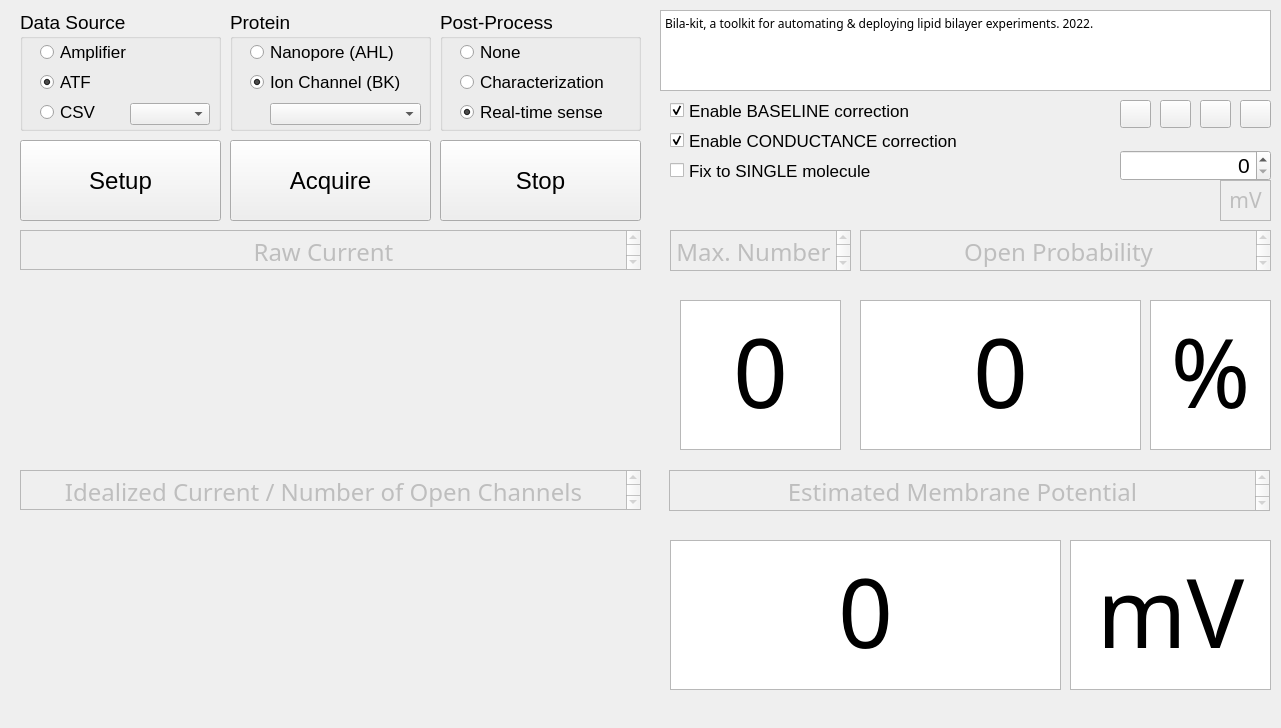
<?xml version="1.0" encoding="UTF-8"?>
<ui version="4.0">
 <class>MyMainClass</class>
 <widget class="QWidget" name="MyMainClass">
  <property name="geometry">
   <rect>
    <x>0</x>
    <y>0</y>
    <width>1281</width>
    <height>728</height>
   </rect>
  </property>
  <property name="windowTitle">
   <string>MyMain</string>
  </property>
  <widget class="QCustomPlot" name="customPlot" native="true">
   <property name="geometry">
    <rect>
     <x>20</x>
     <y>280</y>
     <width>621</width>
     <height>181</height>
    </rect>
   </property>
  </widget>
  <widget class="QCustomPlot" name="customPlot_2" native="true">
   <property name="geometry">
    <rect>
     <x>20</x>
     <y>520</y>
     <width>621</width>
     <height>181</height>
    </rect>
   </property>
  </widget>
  <widget class="QTextBrowser" name="textBrowser">
   <property name="enabled">
    <bool>false</bool>
   </property>
   <property name="geometry">
    <rect>
     <x>860</x>
     <y>230</y>
     <width>411</width>
     <height>41</height>
    </rect>
   </property>
   <property name="font">
    <font>
     <family>HGPｺﾞｼｯｸM</family>
     <pointsize>18</pointsize>
    </font>
   </property>
   <property name="html">
    <string>&lt;!DOCTYPE HTML PUBLIC &quot;-//W3C//DTD HTML 4.0//EN&quot; &quot;http://www.w3.org/TR/REC-html40/strict.dtd&quot;&gt;
&lt;html&gt;&lt;head&gt;&lt;meta name=&quot;qrichtext&quot; content=&quot;1&quot; /&gt;&lt;style type=&quot;text/css&quot;&gt;
p, li { white-space: pre-wrap; }
&lt;/style&gt;&lt;/head&gt;&lt;body style=&quot; font-family:'HGPｺﾞｼｯｸM'; font-size:18pt; font-weight:400; font-style:normal;&quot;&gt;
&lt;p align=&quot;center&quot; style=&quot; margin-top:0px; margin-bottom:0px; margin-left:0px; margin-right:0px; -qt-block-indent:0; text-indent:0px;&quot;&gt;Open Probability&lt;/p&gt;&lt;/body&gt;&lt;/html&gt;</string>
   </property>
  </widget>
  <widget class="QTextBrowser" name="textBrowser_2">
   <property name="geometry">
    <rect>
     <x>860</x>
     <y>300</y>
     <width>281</width>
     <height>150</height>
    </rect>
   </property>
   <property name="font">
    <font>
     <family>HGPｺﾞｼｯｸM</family>
     <pointsize>72</pointsize>
    </font>
   </property>
   <property name="html">
    <string>&lt;!DOCTYPE HTML PUBLIC &quot;-//W3C//DTD HTML 4.0//EN&quot; &quot;http://www.w3.org/TR/REC-html40/strict.dtd&quot;&gt;
&lt;html&gt;&lt;head&gt;&lt;meta name=&quot;qrichtext&quot; content=&quot;1&quot; /&gt;&lt;style type=&quot;text/css&quot;&gt;
p, li { white-space: pre-wrap; }
&lt;/style&gt;&lt;/head&gt;&lt;body style=&quot; font-family:'HGPｺﾞｼｯｸM'; font-size:72pt; font-weight:400; font-style:normal;&quot;&gt;
&lt;p align=&quot;center&quot; style=&quot; margin-top:0px; margin-bottom:0px; margin-left:0px; margin-right:0px; -qt-block-indent:0; text-indent:0px;&quot;&gt;0&lt;/p&gt;&lt;/body&gt;&lt;/html&gt;</string>
   </property>
  </widget>
  <widget class="QTextBrowser" name="textBrowser_3">
   <property name="geometry">
    <rect>
     <x>1150</x>
     <y>300</y>
     <width>121</width>
     <height>150</height>
    </rect>
   </property>
   <property name="font">
    <font>
     <family>HGPｺﾞｼｯｸM</family>
     <pointsize>72</pointsize>
    </font>
   </property>
   <property name="html">
    <string>&lt;!DOCTYPE HTML PUBLIC &quot;-//W3C//DTD HTML 4.0//EN&quot; &quot;http://www.w3.org/TR/REC-html40/strict.dtd&quot;&gt;
&lt;html&gt;&lt;head&gt;&lt;meta name=&quot;qrichtext&quot; content=&quot;1&quot; /&gt;&lt;style type=&quot;text/css&quot;&gt;
p, li { white-space: pre-wrap; }
&lt;/style&gt;&lt;/head&gt;&lt;body style=&quot; font-family:'HGPｺﾞｼｯｸM'; font-size:72pt; font-weight:400; font-style:normal;&quot;&gt;
&lt;p align=&quot;center&quot; style=&quot; margin-top:0px; margin-bottom:0px; margin-left:0px; margin-right:0px; -qt-block-indent:0; text-indent:0px;&quot;&gt;%&lt;/p&gt;&lt;/body&gt;&lt;/html&gt;</string>
   </property>
  </widget>
  <widget class="QTextBrowser" name="textBrowser_4">
   <property name="enabled">
    <bool>false</bool>
   </property>
   <property name="geometry">
    <rect>
     <x>669</x>
     <y>470</y>
     <width>601</width>
     <height>41</height>
    </rect>
   </property>
   <property name="font">
    <font>
     <family>HGPｺﾞｼｯｸM</family>
     <pointsize>18</pointsize>
    </font>
   </property>
   <property name="html">
    <string>&lt;!DOCTYPE HTML PUBLIC &quot;-//W3C//DTD HTML 4.0//EN&quot; &quot;http://www.w3.org/TR/REC-html40/strict.dtd&quot;&gt;
&lt;html&gt;&lt;head&gt;&lt;meta name=&quot;qrichtext&quot; content=&quot;1&quot; /&gt;&lt;style type=&quot;text/css&quot;&gt;
p, li { white-space: pre-wrap; }
&lt;/style&gt;&lt;/head&gt;&lt;body style=&quot; font-family:'HGPｺﾞｼｯｸM'; font-size:18pt; font-weight:400; font-style:normal;&quot;&gt;
&lt;p align=&quot;center&quot; style=&quot; margin-top:0px; margin-bottom:0px; margin-left:0px; margin-right:0px; -qt-block-indent:0; text-indent:0px;&quot;&gt;Estimated Membrane Potential&lt;/p&gt;&lt;/body&gt;&lt;/html&gt;</string>
   </property>
  </widget>
  <widget class="QTextBrowser" name="textBrowser_5">
   <property name="geometry">
    <rect>
     <x>670</x>
     <y>540</y>
     <width>391</width>
     <height>150</height>
    </rect>
   </property>
   <property name="font">
    <font>
     <family>HGPｺﾞｼｯｸM</family>
     <pointsize>72</pointsize>
    </font>
   </property>
   <property name="html">
    <string>&lt;!DOCTYPE HTML PUBLIC &quot;-//W3C//DTD HTML 4.0//EN&quot; &quot;http://www.w3.org/TR/REC-html40/strict.dtd&quot;&gt;
&lt;html&gt;&lt;head&gt;&lt;meta name=&quot;qrichtext&quot; content=&quot;1&quot; /&gt;&lt;style type=&quot;text/css&quot;&gt;
p, li { white-space: pre-wrap; }
&lt;/style&gt;&lt;/head&gt;&lt;body style=&quot; font-family:'HGPｺﾞｼｯｸM'; font-size:72pt; font-weight:400; font-style:normal;&quot;&gt;
&lt;p align=&quot;center&quot; style=&quot; margin-top:0px; margin-bottom:0px; margin-left:0px; margin-right:0px; -qt-block-indent:0; text-indent:0px;&quot;&gt;0&lt;/p&gt;&lt;/body&gt;&lt;/html&gt;</string>
   </property>
  </widget>
  <widget class="QTextBrowser" name="textBrowser_6">
   <property name="enabled">
    <bool>true</bool>
   </property>
   <property name="geometry">
    <rect>
     <x>1070</x>
     <y>540</y>
     <width>201</width>
     <height>150</height>
    </rect>
   </property>
   <property name="font">
    <font>
     <family>HGPｺﾞｼｯｸM</family>
     <pointsize>72</pointsize>
    </font>
   </property>
   <property name="html">
    <string>&lt;!DOCTYPE HTML PUBLIC &quot;-//W3C//DTD HTML 4.0//EN&quot; &quot;http://www.w3.org/TR/REC-html40/strict.dtd&quot;&gt;
&lt;html&gt;&lt;head&gt;&lt;meta name=&quot;qrichtext&quot; content=&quot;1&quot; /&gt;&lt;style type=&quot;text/css&quot;&gt;
p, li { white-space: pre-wrap; }
&lt;/style&gt;&lt;/head&gt;&lt;body style=&quot; font-family:'HGPｺﾞｼｯｸM'; font-size:72pt; font-weight:400; font-style:normal;&quot;&gt;
&lt;p align=&quot;center&quot; style=&quot; margin-top:0px; margin-bottom:0px; margin-left:0px; margin-right:0px; -qt-block-indent:0; text-indent:0px;&quot;&gt;mV&lt;/p&gt;&lt;/body&gt;&lt;/html&gt;</string>
   </property>
  </widget>
  <widget class="QTextBrowser" name="textBrowser_7">
   <property name="enabled">
    <bool>false</bool>
   </property>
   <property name="geometry">
    <rect>
     <x>20</x>
     <y>230</y>
     <width>621</width>
     <height>40</height>
    </rect>
   </property>
   <property name="font">
    <font>
     <family>HGPｺﾞｼｯｸM</family>
     <pointsize>18</pointsize>
    </font>
   </property>
   <property name="html">
    <string>&lt;!DOCTYPE HTML PUBLIC &quot;-//W3C//DTD HTML 4.0//EN&quot; &quot;http://www.w3.org/TR/REC-html40/strict.dtd&quot;&gt;
&lt;html&gt;&lt;head&gt;&lt;meta name=&quot;qrichtext&quot; content=&quot;1&quot; /&gt;&lt;style type=&quot;text/css&quot;&gt;
p, li { white-space: pre-wrap; }
&lt;/style&gt;&lt;/head&gt;&lt;body style=&quot; font-family:'HGPｺﾞｼｯｸM'; font-size:18pt; font-weight:400; font-style:normal;&quot;&gt;
&lt;p align=&quot;center&quot; style=&quot; margin-top:0px; margin-bottom:0px; margin-left:0px; margin-right:0px; -qt-block-indent:0; text-indent:0px;&quot;&gt;Raw Current&lt;/p&gt;&lt;/body&gt;&lt;/html&gt;</string>
   </property>
  </widget>
  <widget class="QTextBrowser" name="textBrowser_8">
   <property name="enabled">
    <bool>false</bool>
   </property>
   <property name="geometry">
    <rect>
     <x>20</x>
     <y>470</y>
     <width>621</width>
     <height>40</height>
    </rect>
   </property>
   <property name="font">
    <font>
     <family>HGPｺﾞｼｯｸM</family>
     <pointsize>18</pointsize>
    </font>
   </property>
   <property name="html">
    <string>&lt;!DOCTYPE HTML PUBLIC &quot;-//W3C//DTD HTML 4.0//EN&quot; &quot;http://www.w3.org/TR/REC-html40/strict.dtd&quot;&gt;
&lt;html&gt;&lt;head&gt;&lt;meta name=&quot;qrichtext&quot; content=&quot;1&quot; /&gt;&lt;style type=&quot;text/css&quot;&gt;
p, li { white-space: pre-wrap; }
&lt;/style&gt;&lt;/head&gt;&lt;body style=&quot; font-family:'HGPｺﾞｼｯｸM'; font-size:18pt; font-weight:400; font-style:normal;&quot;&gt;
&lt;p align=&quot;center&quot; style=&quot; margin-top:0px; margin-bottom:0px; margin-left:0px; margin-right:0px; -qt-block-indent:0; text-indent:0px;&quot;&gt;Idealized Current / Number of Open Channels&lt;/p&gt;&lt;/body&gt;&lt;/html&gt;</string>
   </property>
  </widget>
  <widget class="QPushButton" name="pushButton">
   <property name="geometry">
    <rect>
     <x>20</x>
     <y>140</y>
     <width>201</width>
     <height>81</height>
    </rect>
   </property>
   <property name="font">
    <font>
     <pointsize>18</pointsize>
    </font>
   </property>
   <property name="text">
    <string>Setup</string>
   </property>
  </widget>
  <widget class="QPushButton" name="pushButton_2">
   <property name="geometry">
    <rect>
     <x>230</x>
     <y>140</y>
     <width>201</width>
     <height>81</height>
    </rect>
   </property>
   <property name="font">
    <font>
     <pointsize>18</pointsize>
    </font>
   </property>
   <property name="text">
    <string>Acquire</string>
   </property>
  </widget>
  <widget class="QPushButton" name="pushButton_3">
   <property name="geometry">
    <rect>
     <x>440</x>
     <y>140</y>
     <width>201</width>
     <height>81</height>
    </rect>
   </property>
   <property name="font">
    <font>
     <pointsize>18</pointsize>
    </font>
   </property>
   <property name="text">
    <string>Stop</string>
   </property>
  </widget>
  <widget class="QTextBrowser" name="textBrowser_9">
   <property name="geometry">
    <rect>
     <x>660</x>
     <y>10</y>
     <width>611</width>
     <height>81</height>
    </rect>
   </property>
   <property name="font">
    <font>
     <family>HGPｺﾞｼｯｸM</family>
     <pointsize>9</pointsize>
    </font>
   </property>
   <property name="html">
    <string>&lt;!DOCTYPE HTML PUBLIC &quot;-//W3C//DTD HTML 4.0//EN&quot; &quot;http://www.w3.org/TR/REC-html40/strict.dtd&quot;&gt;
&lt;html&gt;&lt;head&gt;&lt;meta name=&quot;qrichtext&quot; content=&quot;1&quot; /&gt;&lt;style type=&quot;text/css&quot;&gt;
p, li { white-space: pre-wrap; }
&lt;/style&gt;&lt;/head&gt;&lt;body style=&quot; font-family:'HGPｺﾞｼｯｸM'; font-size:9pt; font-weight:400; font-style:normal;&quot;&gt;
&lt;p style=&quot; margin-top:0px; margin-bottom:0px; margin-left:0px; margin-right:0px; -qt-block-indent:0; text-indent:0px;&quot;&gt;Bila-kit, a toolkit for automating &amp;amp; deploying lipid bilayer experiments. 2022.&lt;/p&gt;&lt;/body&gt;&lt;/html&gt;</string>
   </property>
  </widget>
  <widget class="QTextBrowser" name="textBrowser_10">
   <property name="enabled">
    <bool>false</bool>
   </property>
   <property name="geometry">
    <rect>
     <x>670</x>
     <y>230</y>
     <width>181</width>
     <height>41</height>
    </rect>
   </property>
   <property name="font">
    <font>
     <family>HGPｺﾞｼｯｸM</family>
     <pointsize>18</pointsize>
    </font>
   </property>
   <property name="html">
    <string>&lt;!DOCTYPE HTML PUBLIC &quot;-//W3C//DTD HTML 4.0//EN&quot; &quot;http://www.w3.org/TR/REC-html40/strict.dtd&quot;&gt;
&lt;html&gt;&lt;head&gt;&lt;meta name=&quot;qrichtext&quot; content=&quot;1&quot; /&gt;&lt;style type=&quot;text/css&quot;&gt;
p, li { white-space: pre-wrap; }
&lt;/style&gt;&lt;/head&gt;&lt;body style=&quot; font-family:'HGPｺﾞｼｯｸM'; font-size:18pt; font-weight:400; font-style:normal;&quot;&gt;
&lt;p align=&quot;center&quot; style=&quot; margin-top:0px; margin-bottom:0px; margin-left:0px; margin-right:0px; -qt-block-indent:0; text-indent:0px;&quot;&gt;Max. Number&lt;/p&gt;&lt;/body&gt;&lt;/html&gt;</string>
   </property>
  </widget>
  <widget class="QTextBrowser" name="textBrowser_12">
   <property name="geometry">
    <rect>
     <x>680</x>
     <y>300</y>
     <width>161</width>
     <height>150</height>
    </rect>
   </property>
   <property name="font">
    <font>
     <family>HGPｺﾞｼｯｸM</family>
     <pointsize>72</pointsize>
    </font>
   </property>
   <property name="html">
    <string>&lt;!DOCTYPE HTML PUBLIC &quot;-//W3C//DTD HTML 4.0//EN&quot; &quot;http://www.w3.org/TR/REC-html40/strict.dtd&quot;&gt;
&lt;html&gt;&lt;head&gt;&lt;meta name=&quot;qrichtext&quot; content=&quot;1&quot; /&gt;&lt;style type=&quot;text/css&quot;&gt;
p, li { white-space: pre-wrap; }
&lt;/style&gt;&lt;/head&gt;&lt;body style=&quot; font-family:'HGPｺﾞｼｯｸM'; font-size:72pt; font-weight:400; font-style:normal;&quot;&gt;
&lt;p align=&quot;center&quot; style=&quot; margin-top:0px; margin-bottom:0px; margin-left:0px; margin-right:0px; -qt-block-indent:0; text-indent:0px;&quot;&gt;0&lt;/p&gt;&lt;/body&gt;&lt;/html&gt;</string>
   </property>
  </widget>
  <widget class="QGroupBox" name="groupBox">
   <property name="geometry">
    <rect>
     <x>20</x>
     <y>10</y>
     <width>201</width>
     <height>121</height>
    </rect>
   </property>
   <property name="font">
    <font>
     <pointsize>14</pointsize>
    </font>
   </property>
   <property name="title">
    <string>Data Source</string>
   </property>
   <widget class="QRadioButton" name="radioButton">
    <property name="geometry">
     <rect>
      <x>20</x>
      <y>30</y>
      <width>131</width>
      <height>24</height>
     </rect>
    </property>
    <property name="font">
     <font>
      <pointsize>13</pointsize>
     </font>
    </property>
    <property name="text">
     <string>Amplifier</string>
    </property>
   </widget>
   <widget class="QRadioButton" name="radioButton_2">
    <property name="geometry">
     <rect>
      <x>20</x>
      <y>60</y>
      <width>131</width>
      <height>24</height>
     </rect>
    </property>
    <property name="font">
     <font>
      <pointsize>13</pointsize>
     </font>
    </property>
    <property name="text">
     <string>ATF</string>
    </property>
    <property name="checked">
     <bool>true</bool>
    </property>
   </widget>
   <widget class="QRadioButton" name="radioButton_3">
    <property name="geometry">
     <rect>
      <x>20</x>
      <y>90</y>
      <width>131</width>
      <height>24</height>
     </rect>
    </property>
    <property name="font">
     <font>
      <pointsize>13</pointsize>
     </font>
    </property>
    <property name="text">
     <string>CSV</string>
    </property>
   </widget>
   <widget class="QComboBox" name="comboBox">
    <property name="geometry">
     <rect>
      <x>110</x>
      <y>93</y>
      <width>80</width>
      <height>22</height>
     </rect>
    </property>
   </widget>
  </widget>
  <widget class="QGroupBox" name="groupBox_2">
   <property name="geometry">
    <rect>
     <x>230</x>
     <y>10</y>
     <width>201</width>
     <height>121</height>
    </rect>
   </property>
   <property name="font">
    <font>
     <pointsize>14</pointsize>
    </font>
   </property>
   <property name="title">
    <string>Protein</string>
   </property>
   <widget class="QRadioButton" name="radioButton_4">
    <property name="geometry">
     <rect>
      <x>20</x>
      <y>30</y>
      <width>181</width>
      <height>24</height>
     </rect>
    </property>
    <property name="font">
     <font>
      <pointsize>13</pointsize>
     </font>
    </property>
    <property name="text">
     <string>Nanopore (AHL)</string>
    </property>
   </widget>
   <widget class="QRadioButton" name="radioButton_5">
    <property name="geometry">
     <rect>
      <x>20</x>
      <y>60</y>
      <width>181</width>
      <height>24</height>
     </rect>
    </property>
    <property name="font">
     <font>
      <pointsize>13</pointsize>
     </font>
    </property>
    <property name="text">
     <string>Ion Channel (BK)</string>
    </property>
    <property name="checked">
     <bool>true</bool>
    </property>
   </widget>
   <widget class="QComboBox" name="comboBox_2">
    <property name="geometry">
     <rect>
      <x>40</x>
      <y>93</y>
      <width>151</width>
      <height>22</height>
     </rect>
    </property>
   </widget>
  </widget>
  <widget class="QCheckBox" name="checkBox">
   <property name="geometry">
    <rect>
     <x>670</x>
     <y>100</y>
     <width>311</width>
     <height>21</height>
    </rect>
   </property>
   <property name="font">
    <font>
     <pointsize>13</pointsize>
    </font>
   </property>
   <property name="text">
    <string>Enable BASELINE correction</string>
   </property>
   <property name="checked">
    <bool>true</bool>
   </property>
  </widget>
  <widget class="QPushButton" name="pushButton_4">
   <property name="geometry">
    <rect>
     <x>1120</x>
     <y>100</y>
     <width>31</width>
     <height>28</height>
    </rect>
   </property>
   <property name="font">
    <font>
     <pointsize>13</pointsize>
    </font>
   </property>
   <property name="text">
    <string/>
   </property>
  </widget>
  <widget class="QPushButton" name="pushButton_5">
   <property name="geometry">
    <rect>
     <x>1160</x>
     <y>100</y>
     <width>31</width>
     <height>28</height>
    </rect>
   </property>
   <property name="font">
    <font>
     <pointsize>13</pointsize>
    </font>
   </property>
   <property name="text">
    <string/>
   </property>
  </widget>
  <widget class="QPushButton" name="pushButton_6">
   <property name="geometry">
    <rect>
     <x>1200</x>
     <y>100</y>
     <width>31</width>
     <height>28</height>
    </rect>
   </property>
   <property name="font">
    <font>
     <pointsize>13</pointsize>
    </font>
   </property>
   <property name="text">
    <string/>
   </property>
  </widget>
  <widget class="QCheckBox" name="checkBox_2">
   <property name="geometry">
    <rect>
     <x>670</x>
     <y>130</y>
     <width>351</width>
     <height>21</height>
    </rect>
   </property>
   <property name="font">
    <font>
     <pointsize>13</pointsize>
    </font>
   </property>
   <property name="text">
    <string>Enable CONDUCTANCE correction</string>
   </property>
   <property name="checked">
    <bool>true</bool>
   </property>
  </widget>
  <widget class="QGroupBox" name="groupBox_3">
   <property name="geometry">
    <rect>
     <x>440</x>
     <y>10</y>
     <width>201</width>
     <height>121</height>
    </rect>
   </property>
   <property name="font">
    <font>
     <pointsize>14</pointsize>
    </font>
   </property>
   <property name="title">
    <string>Post-Process</string>
   </property>
   <widget class="QRadioButton" name="radioButton_13">
    <property name="geometry">
     <rect>
      <x>20</x>
      <y>60</y>
      <width>181</width>
      <height>24</height>
     </rect>
    </property>
    <property name="font">
     <font>
      <pointsize>13</pointsize>
     </font>
    </property>
    <property name="text">
     <string>Characterization</string>
    </property>
    <property name="checked">
     <bool>false</bool>
    </property>
   </widget>
   <widget class="QRadioButton" name="radioButton_14">
    <property name="geometry">
     <rect>
      <x>20</x>
      <y>90</y>
      <width>181</width>
      <height>24</height>
     </rect>
    </property>
    <property name="font">
     <font>
      <pointsize>13</pointsize>
     </font>
    </property>
    <property name="text">
     <string>Real-time sense</string>
    </property>
    <property name="checked">
     <bool>true</bool>
    </property>
   </widget>
   <widget class="QRadioButton" name="radioButton_15">
    <property name="geometry">
     <rect>
      <x>20</x>
      <y>30</y>
      <width>181</width>
      <height>24</height>
     </rect>
    </property>
    <property name="font">
     <font>
      <pointsize>13</pointsize>
     </font>
    </property>
    <property name="text">
     <string>None</string>
    </property>
    <property name="checked">
     <bool>false</bool>
    </property>
   </widget>
  </widget>
  <widget class="QCheckBox" name="checkBox_3">
   <property name="geometry">
    <rect>
     <x>670</x>
     <y>160</y>
     <width>381</width>
     <height>21</height>
    </rect>
   </property>
   <property name="font">
    <font>
     <pointsize>13</pointsize>
    </font>
   </property>
   <property name="text">
    <string>Fix to SINGLE molecule</string>
   </property>
   <property name="checked">
    <bool>false</bool>
   </property>
  </widget>
  <widget class="QSpinBox" name="spinBox">
   <property name="geometry">
    <rect>
     <x>1120</x>
     <y>150</y>
     <width>151</width>
     <height>31</height>
    </rect>
   </property>
   <property name="font">
    <font>
     <pointsize>16</pointsize>
    </font>
   </property>
   <property name="alignment">
    <set>Qt::AlignRight|Qt::AlignTrailing|Qt::AlignVCenter</set>
   </property>
   <property name="keyboardTracking">
    <bool>false</bool>
   </property>
  </widget>
  <widget class="QTextBrowser" name="textBrowser_11">
   <property name="enabled">
    <bool>false</bool>
   </property>
   <property name="geometry">
    <rect>
     <x>1220</x>
     <y>180</y>
     <width>51</width>
     <height>41</height>
    </rect>
   </property>
   <property name="font">
    <font>
     <family>HGPｺﾞｼｯｸM</family>
     <pointsize>18</pointsize>
    </font>
   </property>
   <property name="html">
    <string>&lt;!DOCTYPE HTML PUBLIC &quot;-//W3C//DTD HTML 4.0//EN&quot; &quot;http://www.w3.org/TR/REC-html40/strict.dtd&quot;&gt;
&lt;html&gt;&lt;head&gt;&lt;meta name=&quot;qrichtext&quot; content=&quot;1&quot; /&gt;&lt;style type=&quot;text/css&quot;&gt;
p, li { white-space: pre-wrap; }
&lt;/style&gt;&lt;/head&gt;&lt;body style=&quot; font-family:'HGPｺﾞｼｯｸM'; font-size:18pt; font-weight:400; font-style:normal;&quot;&gt;
&lt;p align=&quot;center&quot; style=&quot; margin-top:0px; margin-bottom:0px; margin-left:0px; margin-right:0px; -qt-block-indent:0; text-indent:0px;&quot;&gt;&lt;span style=&quot; font-size:16pt;&quot;&gt;mV&lt;/span&gt;&lt;/p&gt;&lt;/body&gt;&lt;/html&gt;</string>
   </property>
  </widget>
  <widget class="QPushButton" name="pushButton_7">
   <property name="geometry">
    <rect>
     <x>1240</x>
     <y>100</y>
     <width>31</width>
     <height>28</height>
    </rect>
   </property>
   <property name="font">
    <font>
     <pointsize>13</pointsize>
    </font>
   </property>
   <property name="text">
    <string/>
   </property>
  </widget>
  <zorder>textBrowser_11</zorder>
  <zorder>customPlot</zorder>
  <zorder>customPlot_2</zorder>
  <zorder>textBrowser</zorder>
  <zorder>textBrowser_2</zorder>
  <zorder>textBrowser_3</zorder>
  <zorder>textBrowser_4</zorder>
  <zorder>textBrowser_5</zorder>
  <zorder>textBrowser_6</zorder>
  <zorder>textBrowser_7</zorder>
  <zorder>textBrowser_8</zorder>
  <zorder>pushButton</zorder>
  <zorder>pushButton_2</zorder>
  <zorder>pushButton_3</zorder>
  <zorder>textBrowser_9</zorder>
  <zorder>textBrowser_10</zorder>
  <zorder>textBrowser_12</zorder>
  <zorder>groupBox</zorder>
  <zorder>groupBox_2</zorder>
  <zorder>checkBox</zorder>
  <zorder>pushButton_4</zorder>
  <zorder>pushButton_5</zorder>
  <zorder>pushButton_6</zorder>
  <zorder>checkBox_2</zorder>
  <zorder>groupBox_3</zorder>
  <zorder>checkBox_3</zorder>
  <zorder>spinBox</zorder>
  <zorder>pushButton_7</zorder>
 </widget>
 <layoutdefault spacing="6" margin="11"/>
 <customwidgets>
  <customwidget>
   <class>QCustomPlot</class>
   <extends>QWidget</extends>
   <header>qcustomplot.h</header>
   <container>1</container>
  </customwidget>
 </customwidgets>
 <resources>
  <include location="MyMain.qrc"/>
 </resources>
 <connections>
  <connection>
   <sender>pushButton</sender>
   <signal>clicked()</signal>
   <receiver>MyMainClass</receiver>
   <slot>on_pushBtnClicked()</slot>
   <hints>
    <hint type="sourcelabel">
     <x>134</x>
     <y>140</y>
    </hint>
    <hint type="destinationlabel">
     <x>212</x>
     <y>37</y>
    </hint>
   </hints>
  </connection>
  <connection>
   <sender>pushButton_2</sender>
   <signal>clicked()</signal>
   <receiver>MyMainClass</receiver>
   <slot>on_pushBtn2Clicked()</slot>
   <hints>
    <hint type="sourcelabel">
     <x>391</x>
     <y>42</y>
    </hint>
    <hint type="destinationlabel">
     <x>422</x>
     <y>40</y>
    </hint>
   </hints>
  </connection>
  <connection>
   <sender>pushButton_3</sender>
   <signal>clicked()</signal>
   <receiver>MyMainClass</receiver>
   <slot>on_pushBtn3Clicked()</slot>
   <hints>
    <hint type="sourcelabel">
     <x>592</x>
     <y>140</y>
    </hint>
    <hint type="destinationlabel">
     <x>641</x>
     <y>36</y>
    </hint>
   </hints>
  </connection>
  <connection>
   <sender>pushButton_5</sender>
   <signal>clicked()</signal>
   <receiver>MyMainClass</receiver>
   <slot>on_pushBtn5Clicked()</slot>
   <hints>
    <hint type="sourcelabel">
     <x>1217</x>
     <y>123</y>
    </hint>
    <hint type="destinationlabel">
     <x>1217</x>
     <y>140</y>
    </hint>
   </hints>
  </connection>
  <connection>
   <sender>pushButton_6</sender>
   <signal>clicked()</signal>
   <receiver>MyMainClass</receiver>
   <slot>on_pushBtn6Clicked()</slot>
   <hints>
    <hint type="sourcelabel">
     <x>1250</x>
     <y>115</y>
    </hint>
    <hint type="destinationlabel">
     <x>1250</x>
     <y>145</y>
    </hint>
   </hints>
  </connection>
  <connection>
   <sender>pushButton_4</sender>
   <signal>clicked()</signal>
   <receiver>MyMainClass</receiver>
   <slot>on_pushBtn4Clicked()</slot>
   <hints>
    <hint type="sourcelabel">
     <x>1179</x>
     <y>122</y>
    </hint>
    <hint type="destinationlabel">
     <x>1178</x>
     <y>144</y>
    </hint>
   </hints>
  </connection>
  <connection>
   <sender>spinBox</sender>
   <signal>valueChanged(int)</signal>
   <receiver>MyMainClass</receiver>
   <slot>on_spinBoxChanged(int)</slot>
   <hints>
    <hint type="sourcelabel">
     <x>1198</x>
     <y>172</y>
    </hint>
    <hint type="destinationlabel">
     <x>1198</x>
     <y>194</y>
    </hint>
   </hints>
  </connection>
  <connection>
   <sender>pushButton_7</sender>
   <signal>clicked()</signal>
   <receiver>MyMainClass</receiver>
   <slot>on_pushBtn7Clicked()</slot>
   <hints>
    <hint type="sourcelabel">
     <x>1127</x>
     <y>118</y>
    </hint>
    <hint type="destinationlabel">
     <x>1113</x>
     <y>121</y>
    </hint>
   </hints>
  </connection>
 </connections>
 <slots>
  <slot>on_pushBtnClicked()</slot>
  <slot>on_pushBtn2Clicked()</slot>
  <slot>on_pushBtn3Clicked()</slot>
  <slot>on_pushBtn4Clicked()</slot>
  <slot>on_pushBtn5Clicked()</slot>
  <slot>on_pushBtn6Clicked()</slot>
  <slot>on_pushBtn7Clicked()</slot>
  <slot>on_spinBoxChanged(int)</slot>
 </slots>
</ui>
